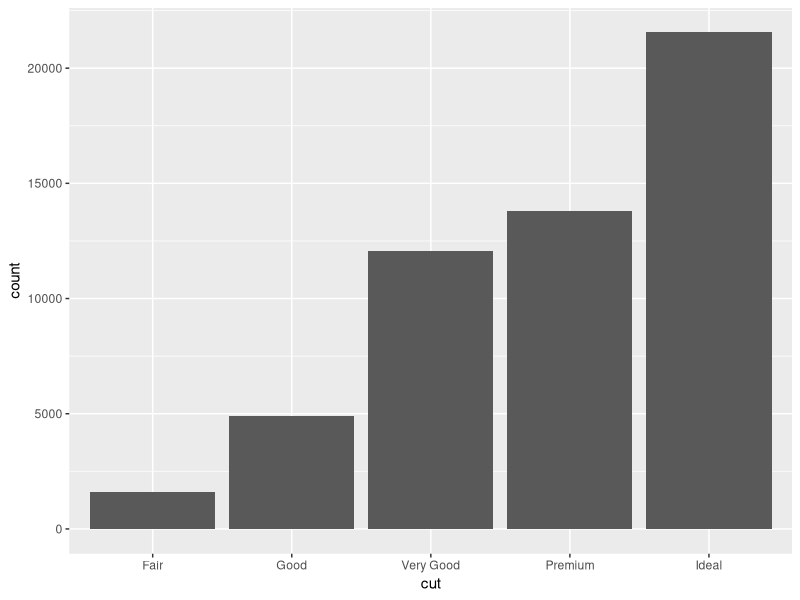
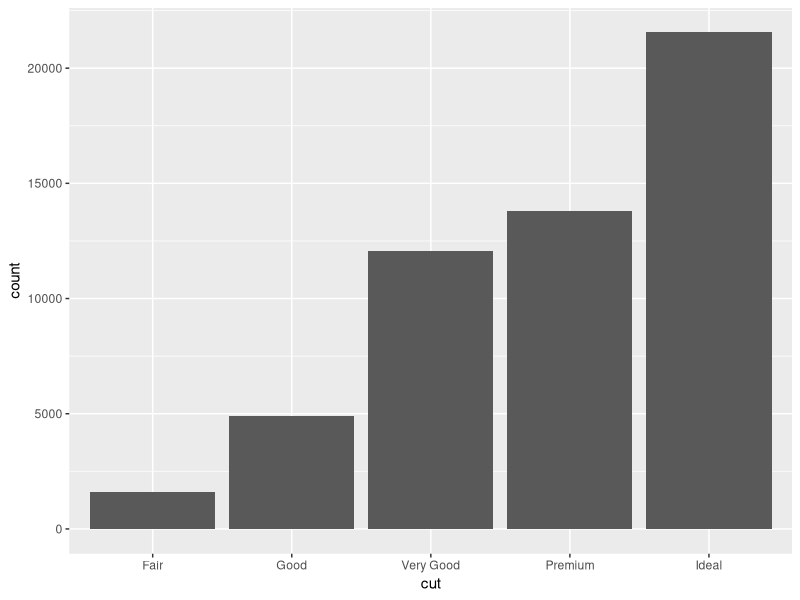
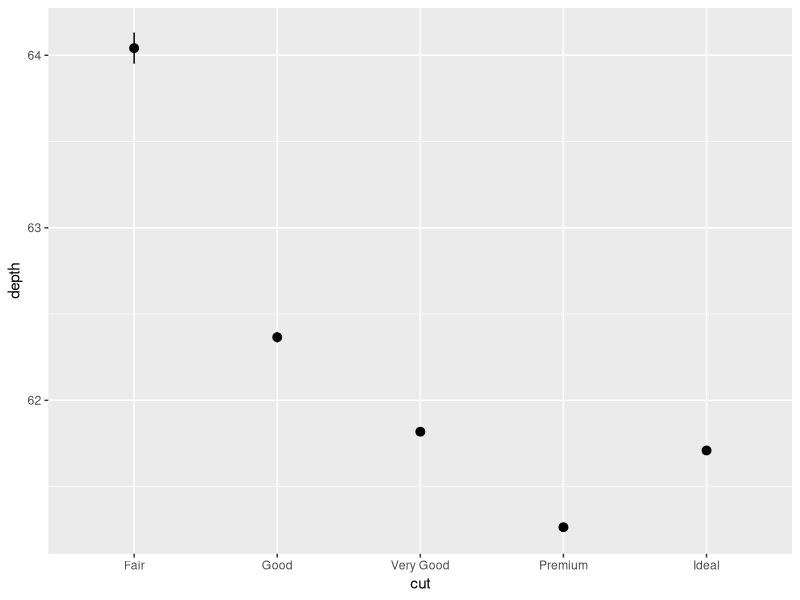
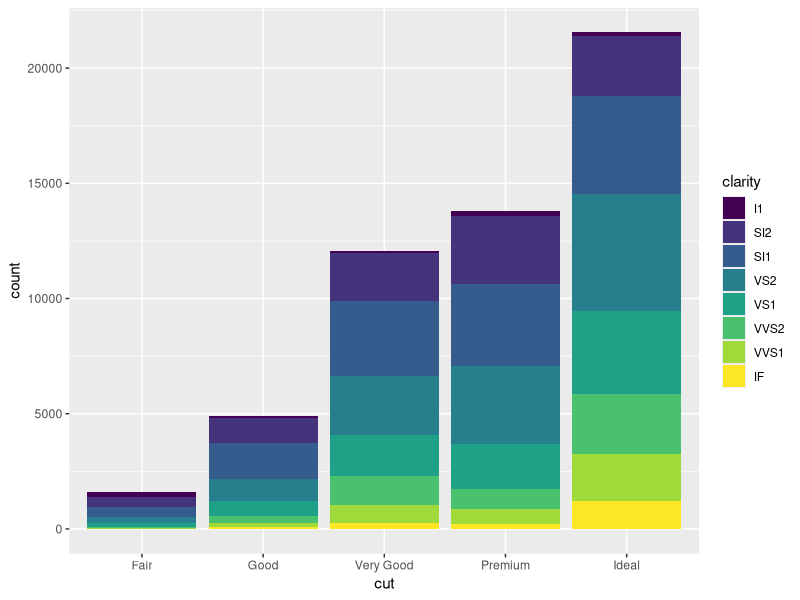
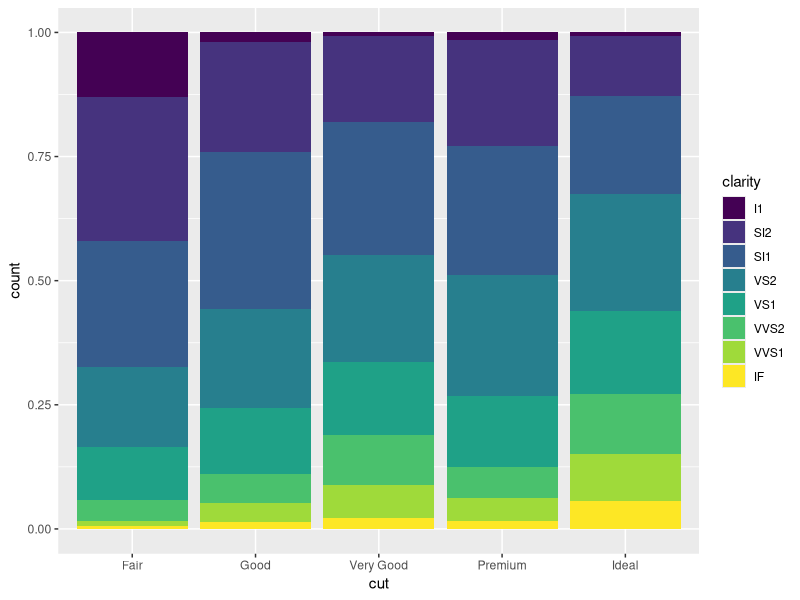
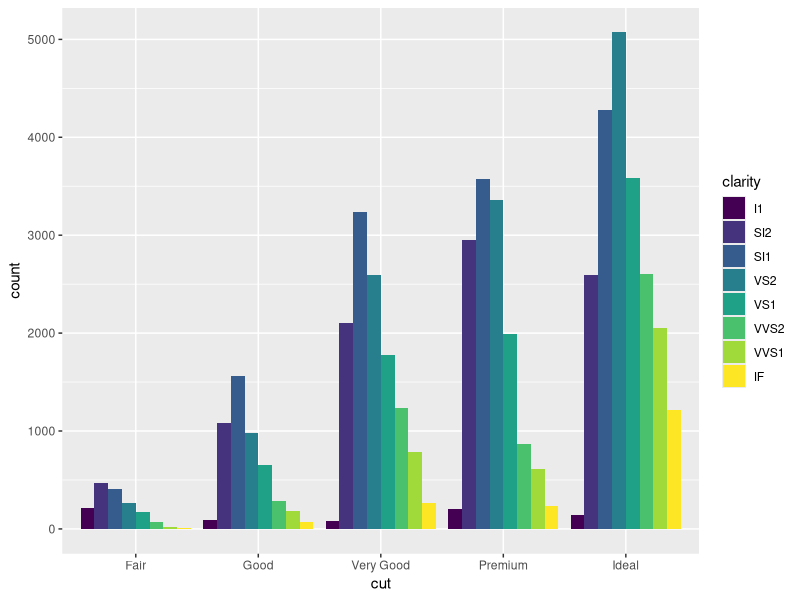
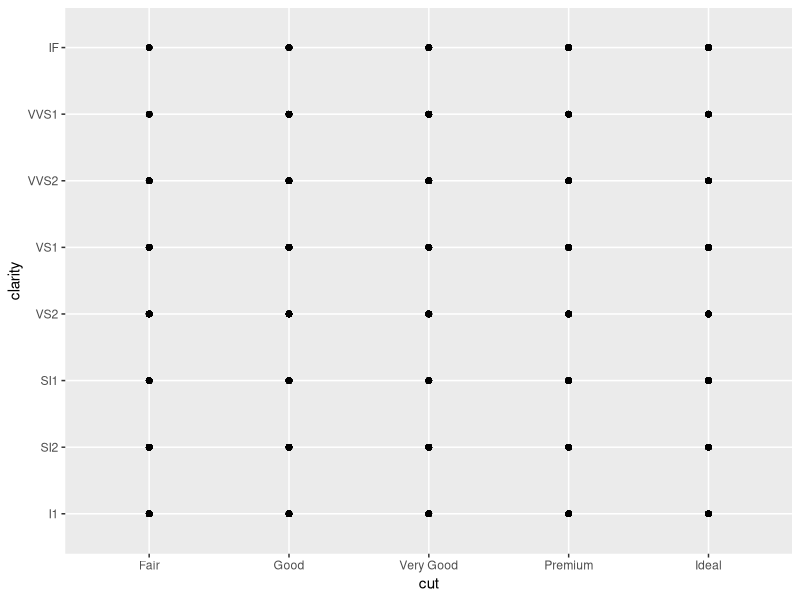
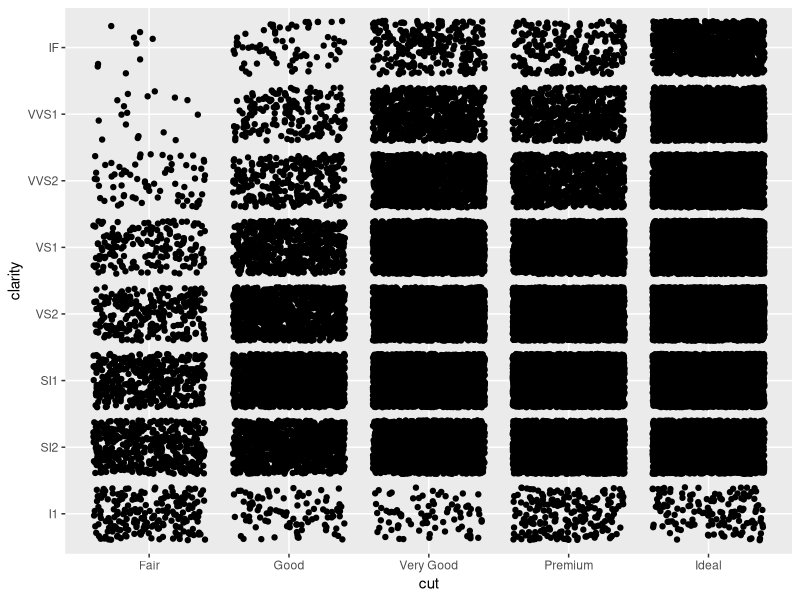

R code for these plots, in order:
# Exercise 2: More ggplot2 Grammar

# Install and load `ggplot2`
# install.packages("ggplot2") # if needed

library("ggplot2")

# For this exercise you will again be working with the `diamonds` data set.
# Use `?diamonds` to review details about this data set



## Statistical Transformations

# Draw a bar chart of the diamonds data, organized by cut
# The height of each bar is based on the "count" (number) of diamonds with that cut
ggplot(data = diamonds) + geom_bar(mapping = aes(x = cut))

# Use the `stat_count` to apply the statistical transformation "count" to the diamonds
# by cut. You do not need a separate geometry layer!
ggplot(data = diamonds) + stat_count(mapping = aes(x = cut))


# Use the `stat_summary` function to draw a chart with a summary layer.
# Map the x-position to diamond `cut`, and the y-position to diamond `depth`
# Bonus: use `min` as the function ymin, `max` as the function ymax, and `median` as the function y
ggplot(data = diamonds) + stat_summary(mapping = aes(x = cut, y = depth))


## Position Adjustments

# Draw a bar chart of diamond data organized by cut, with each bar filled by clarity.
# You should see a _stacked_ bar chart.
ggplot(data = diamonds) + geom_bar(mapping = aes(x = cut, fill = clarity))

# Draw the same chart again, but with each element positioned to "fill" the y axis
ggplot(data = diamonds) + geom_bar(mapping = aes(x = cut, fill = clarity), position = "fill")

# Draw the same chart again, but with each element positioned to "dodge" each other
ggplot(data = diamonds) + geom_bar(mapping = aes(x = cut, fill = clarity), position = "dodge")

# Draw a plot with point geometry with the x-position mapped to `cut` and the y-position mapped to `clarity`
# This creates a "grid" grouping the points
ggplot(data = diamonds) + geom_point(mapping = aes(x = cut, y = clarity))

# Use the "jitter" position adjustment to keep the points from all overlapping!
# (This works a little better with a sample of diamond data, such as from the previous exercise).
ggplot(data = diamonds) + geom_point(mapping = aes(x = cut, y = clarity), position = "jitter")

## Scales

# Draw a "boxplot" (with `geom_boxplot()`) for the diamond's price (y) by color (x)
ggplot(data = diamonds) + geom_boxplot(mapping = aes(x = color, y = price))

# This has a lot of outliers, making it harder to read. To fix this, draw the same plot but
# with a _logarithmic_ scale for the y axis.
ggplot(data = diamonds) + geom_boxplot(mapping = aes(x = color, y = price)) ## stil needs work


# For another version, draw the same plot but with `violin` geometry instead of `boxplot` geometry!
# How does the logarithmic scale change the data presentation?
ggplot(data = diamonds) + geom_violin(mapping = aes(x = color, y = price))

# Another interesting plot: draw a plot of the diamonds price (y) by carat (x), using a heatmap of 2d bins
# (geom_bin2d)
# What happens when you make the x and y channels scale logarithmically?


# Draw a scatter plot for the diamonds  price (y) by carat (x). Color each point by the clarity
# (Remember, this will take a while. Use a sample of the diamonds for faster results)


# Change the color of the previous plot using a ColorBrewer scale of your choice. What looks nice?



## Coordinate Systems

# Draw a bar chart with x-position and fill color BOTH mapped to cut
# For best results, SET the `width` of the geometry to be 1 (fill plot, no space between)
# You can save this to a variable for easier modifications


# Draw the same chart, but with the coordinate system flipped


# Draw the same chart, but in a polar coordinate system. Now you have a Coxcomb chart!



## Facets

# Take the scatter plot of price by carat data (colored by clarity) and add _facets_ based on
# the diamond's `color`



## Saving Plots

# Use the `ggsave()` function to save one of your plots (the most recent one generated) to disk.
# Name the output file "my-plot.png".
# Make sure you've set the working directory!!
